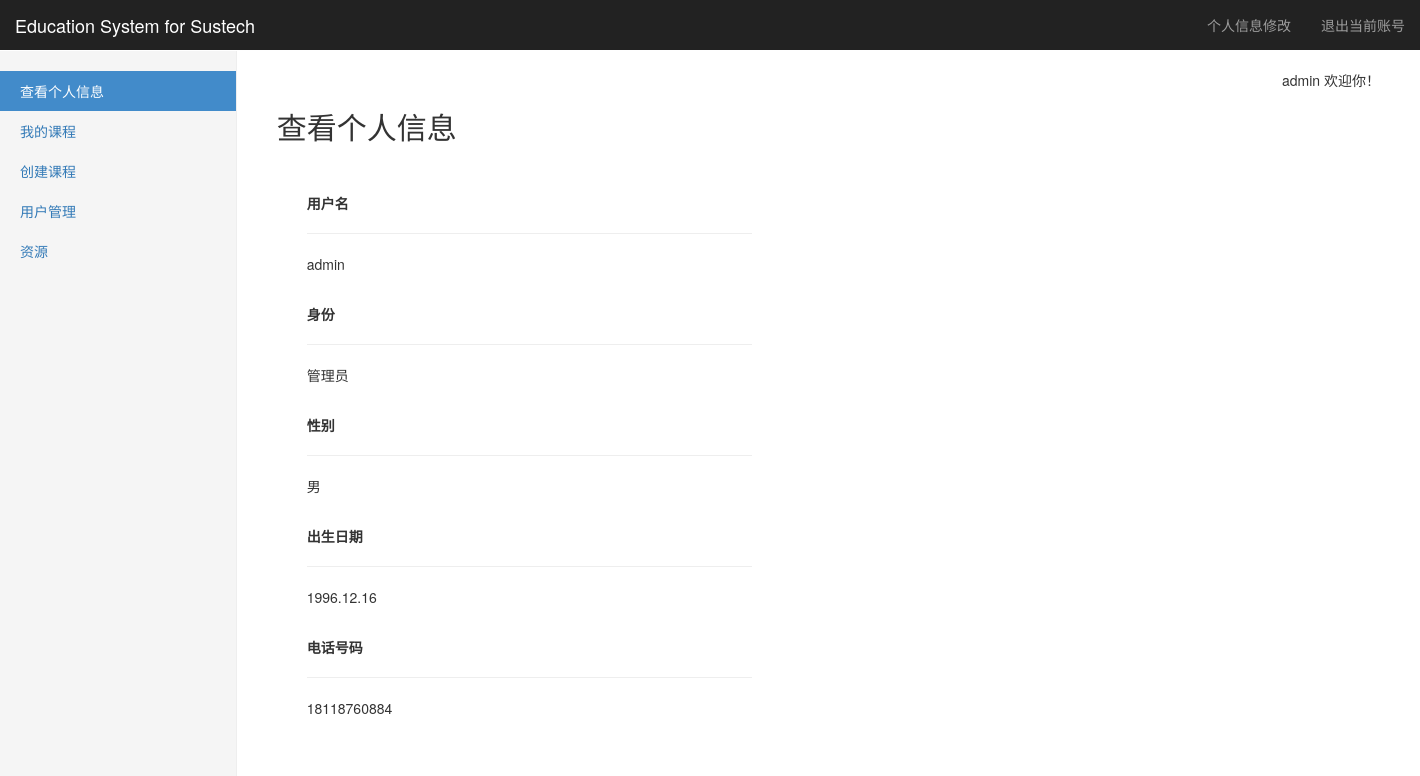
The app's page /myinformation (signed in) with its own data.
### tables this page shows
CREATE TABLE "account" (
	`userid`	INTEGER NOT NULL PRIMARY KEY AUTOINCREMENT,
	`username`	string NOT NULL,
	`password`	string NOT NULL,
	`privilege`	int NOT NULL
);

CREATE TABLE "infor" (
	`userid`	int NOT NULL,
	`telephone`	string NOT NULL,
	`sex`	string NOT NULL,
	`born`	string NOT NULL
);

### Listener.py (the view)
@app.route(myinformation_url, methods=['GET', 'POST'])
def myinformation():
    infor=SQL_Infor(get_db())
    if not (session.get('login') and session.get('username') and session.get('privilege')):
        return redirect(url_for('logout'))
    username = session['username']
    p = session['privilege']
    sidebar = GetSideBar(GetBar(p),'查看个人信息')
    user={'privilege':p,'sex':'未填写','telephone':'未填写','born':'未填写'}
    userinfor = infor.GetInfor(username)
    if (len(userinfor) != 1):
        pass
    else:
        myinfor = userinfor[0]
        user['telephone'] = myinfor[1]
        user['sex'] = myinfor[2]
        user['born'] = myinfor[3]
    return render_template('myinformation.html', username=username, sidebar=sidebar,user=user,p=p)

### Config/Link_db.py (called while the page is built)
    def select(self,sql):
        try:
            self.__cursor.execute(sql)
            data = self.__cursor.fetchall()
            return data
        except:
            print("Error: unable to fecth data with sql query: "+sql)
            return False

    def close(self):
        if(self.__db!=None):
            self.__db.close()

### Listener.py (called while the page is built)
def get_db():   #使用flask的g对象，每次访问都会有个独立的g对象，保证线程的数据库操作的安全
    if not hasattr(g, 'db'):
        g.db = Link_db()
    return g.db

def GetBar(privilege):  #根据用户privilege返回不同的sidebar
    if(privilege==3):
        return adminbar
    elif(privilege==2):
        return teacherbar
    elif(privilege==1):
        return studentbar

### SQL_libarary/Func_lib.py (called while the page is built)
def GetSideBar(sidebar,activebar=None): #对sidebar进行整理并返回整理好的元组
    result=[]
    for key in sidebar:
        bar1={}
        bar1['name']=key
        bar1['href']=sidebar[key]
        if(activebar==key):
            bar1['active']='active'
        result.append(bar1)
    return result

### SQL_libarary/SQL_Infor.py (called while the page is built)
    def GetInfor(self, username):
            sql = " select username,telephone,sex,born from %s i join %s a on a.userid=i.userid " \
                  "where a.username='%s'" % (InforTable,AccountTable, username)
            data = self.__db.select(sql)
            if (data != False):
                return data
            else:
                return None

### templates/myinformation.html (shortened to what this page needs)
{% extends "layout.html" %}
{% block body %}
<h2> 查看个人信息</h2>
<br/>
<br/>
<div class="container">
	<div class="col-sm-5">
		<strong>用户名</strong>
		<HR>
		<p>{{ username }}</p>
		<br/>
		<strong>身份</strong>
		<HR>
		<p>
		{% if user.privilege==1 %}
		学生
		{% elif user.privilege==2 %}
		教师
		{% elif user.privilege==3 %}
		管理员
		{% endif %}
		</p>
		<br/>
		<strong>性别</strong>
		<HR>
		<p>{{ user.sex }}</p>
		<br/>
		<strong>出生日期</strong>
		<HR>
		<p>{{ user.born }}</p>
		<br/>
		<strong>电话号码</strong>
		<HR>
		<p>{{ user.telephone }}</p>
	 </div>
</div>
{% endblock %}

### templates/layout.html (shortened to what this page needs)
<!DOCTYPE html>
<html lang="zh-CN">
  <head>
	<link href="../static/css/bootstrap.min.css" rel="stylesheet">
	<link href="../static/css/dashboard.css" rel="stylesheet">
	<link href="../static/css/upload.css" rel="stylesheet">
  </head>
  <body>
	    <nav class="navbar navbar-inverse navbar-fixed-top">
		  <div class="container-fluid">
			<div class="navbar-header">
			  <a class="navbar-brand" href="/introduction">Education System for Sustech</a>
			</div>
			<div id="navbar" class="navbar-collapse collapse">
			  <ul class="nav navbar-nav navbar-right">
				<li><a href="/myinformation/change">个人信息修改</a></li>
				<li><a href="/logout">退出当前账号</a></li>
			  </ul>
			</div>
		  </div>
		</nav>
		<div class="container-fluid">
		  <div class="row">
			<div class="col-sm-3 col-md-2 sidebar">
			  <ul class="nav nav-sidebar">
			  {% for bar in sidebar %}
				<li {% if bar.active=="active" %}class="active"{% endif %}>
					<a href="{{ bar.href }}">{{ bar.name }}</a>
				</li>
			  {% endfor %}
			  </ul>
			</div>
			<div class="col-sm-9 col-sm-offset-3 col-md-10 col-md-offset-2 main">
			<p class="text-right">{{ username }}  欢迎你！</p>
				{% block body %}{% endblock %}
			</div>
		  </div>
		</div>
  </body>
</html>

### static/css/dashboard.css (style rules this page uses)
body { padding-top: 50px; }
.navbar-fixed-top { border: 0; }
.sidebar { display: none; }
@media (min-width: 768px) { .sidebar { position: fixed; top: 51px; bottom: 0; left: 0; z-index: 1000; display: block; padding: 20px; overflow-x: hidden; overflow-y: auto; background-color: #f5f5f5; border-right: 1px solid #eee; } }
.nav-sidebar { margin-right: -21px; margin-bottom: 20px; margin-left: -20px; }
.nav-sidebar > li > a { padding-right: 20px; padding-left: 20px; }
.nav-sidebar > .active > a, .nav-sidebar > .active > a:hover, .nav-sidebar > .active > a:focus { color: #fff; background-color: #428bca; }
.main { padding: 20px; }
@media (min-width: 768px) { .main { padding-right: 40px; padding-left: 40px; } }

### records on screen
account: username "admin"
infor: sex "男", born "1996.12.16", telephone "18118760884"

### other values on screen
{{ bar.name }} "查看个人信息" "我的课程" "创建课程" "用户管理" "资源"
